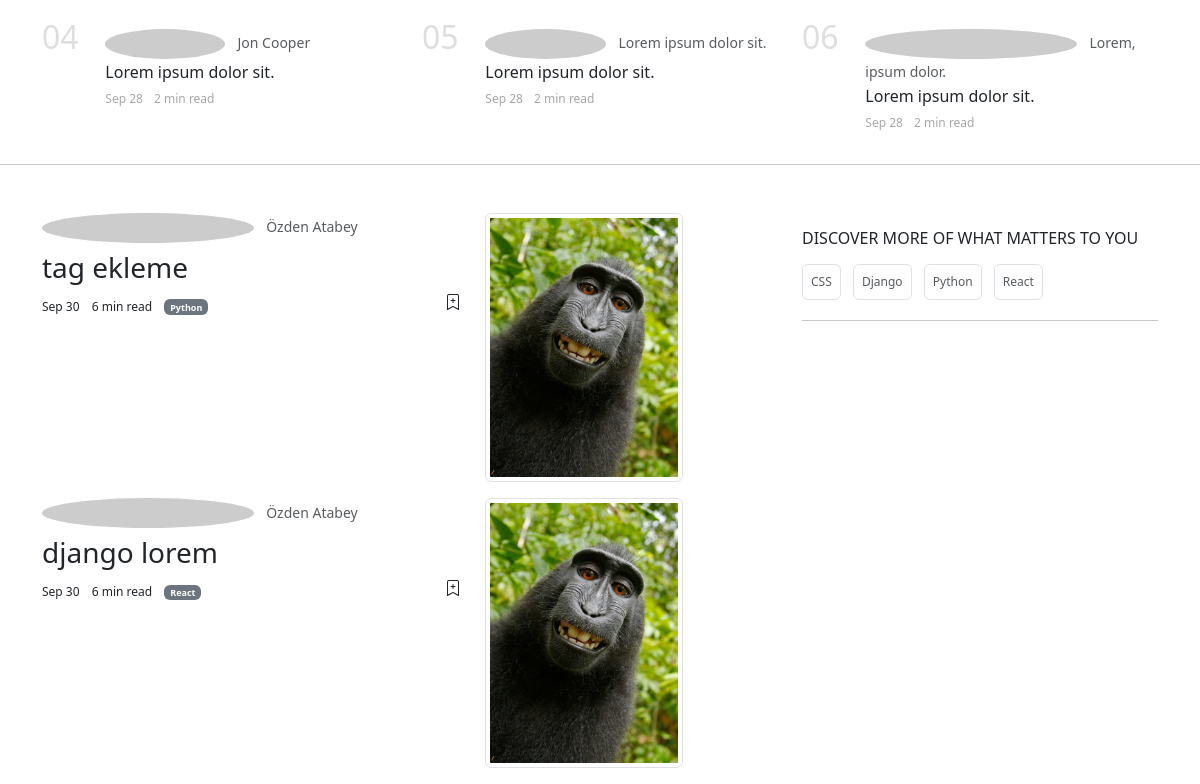
/ (lower part), run on an earlier commit of the app's database.
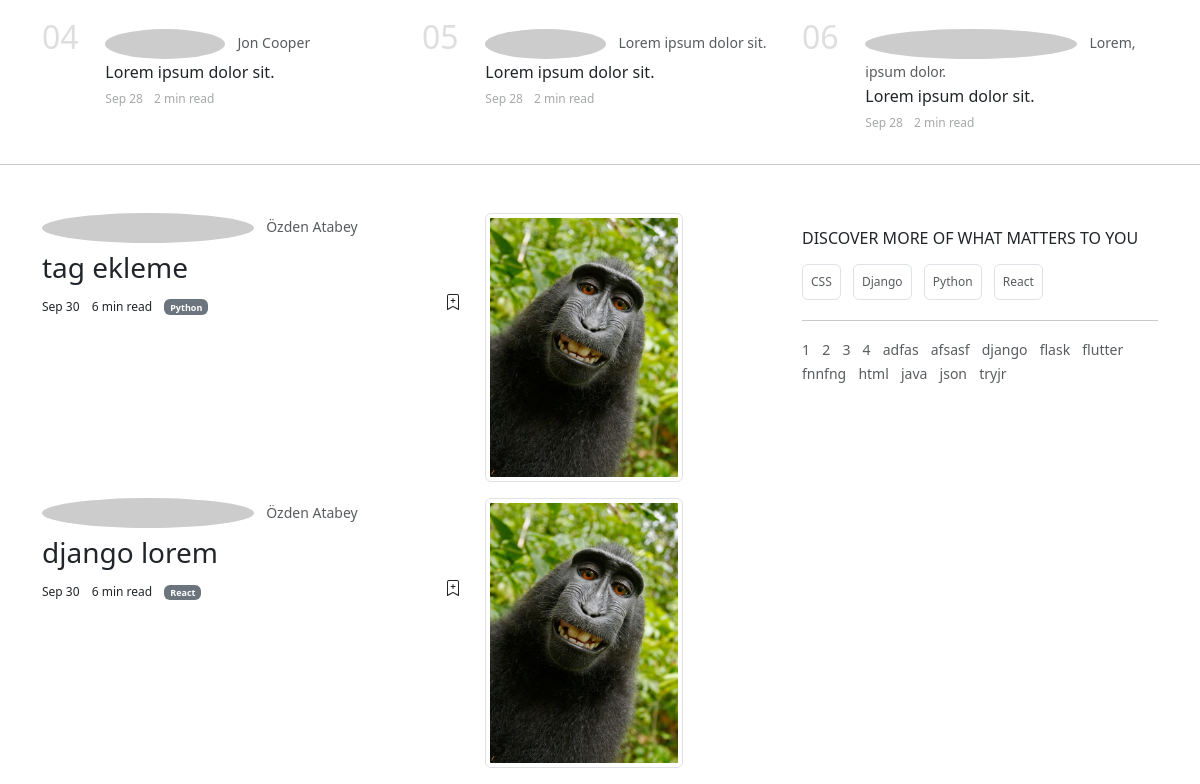
And on a later commit of the database.
### blog/models.py (models this page shows, shortened)
class CommonModel(models.Model):
    title = models.CharField(max_length=200)
    slug = AutoSlugField(populate_from='title', unique=True, )
    is_active = models.BooleanField(default=False)
    created_at = models.DateTimeField(auto_now_add=True)
    updated_at = models.DateTimeField(auto_now=True)
    class Meta:
        abstract = True
        ordering = ('title',)

class BlogPost(CommonModel):
    user = models.ForeignKey(User, on_delete=models.CASCADE)
    category = models.ForeignKey(Category, on_delete=models.SET_NULL, null=True)
    tag = models.ManyToManyField(Tag)
    cover_image = models.ImageField(upload_to='post')
    content = tinymce_models.HTMLField(blank=True, null=True)
    view_count = models.PositiveBigIntegerField(default=0)
    class Meta:
        ordering = ('-created_at',)

class Category(CommonModel):
    def __str__(self):
        return self.title

class Tag(CommonModel):
    def __str__(self):
        return self.title

### page/views.py (the view)
# urls.py: path('',home_view, name='home_view'),
def home_view(request):
    posts = BlogPost.objects.filter(is_active=True)
    tags = Tag.objects.filter(is_active=True)
    categories = Category.objects.filter(is_active=True)
    context = dict(
        posts=posts,
        tags=tags,
        categories=categories,
    )
    return render(request, 'page/home_page.html', context)

### page/templates/page/home_page.html (shortened to what the changed rows need)
{% extends 'core/base.html' %}
{% block content %}
      <section class="container">
        <div class="row">
          <article class="col-sm-4">
            <div class="row">
              <div class="col-10 mt-3">
                <div>
                  <h2 class="h6 mt-1">
                    <a href="#" class="text-decoration-none text-dark">
                      Lorem ipsum dolor sit.
                    </a>
                  </h2>
                </div>
              </div>
            </div>
          </article>
          <article class="col-sm-4">
            <div class="row">
              <div class="col-10 mt-3">
                <div>
                  <h2 class="h6 mt-1">
                    <a href="#" class="text-decoration-none text-dark">
                      Lorem ipsum dolor sit.
                    </a>
                  </h2>
                </div>
              </div>
            </div>
          </article>
          <article class="col-sm-4">
            <div class="row">
              <div class="col-10 mt-3">
                <div>
                  <h2 class="h6 mt-1">
                    <a href="#" class="text-decoration-none text-dark">
                      Lorem ipsum dolor sit.
                    </a>
                  </h2>
                </div>
              </div>
            </div>
          </article>
        </div>
      </section>
      <section class="container mt-5">
        <div class="row">
          <main class="col-sm-7">
            {% for post in posts %}
              {% include 'blog/components/post.html' %}
            {% endfor %}
          </main>
          <aside class="col-sm-4 offset-sm-1">
            <ul class="list-inline mb-3">
              {% for category in categories %}
              <li class="list-inline-item border p-2 text-muted fs-12 mb-1 rounded">{{ category.title }}</li>
              {% endfor %}
            </ul>
            <ul class="list-inline mt-3">
              {% for tag in tags %}
              <li class="list-inline-item">
                <a href="#" class="text-decoration-none text-muted fs-14">
                  {{ tag.title }}
                </a>
              </li>
              {% endfor %}
            </ul>
          </aside>
        </div>
      </section>
{% endblock content %}

### blog/templates/blog/components/post.html (shortened to what this page needs)
{% load thumbnail %}
<article class="row mb-3">
    <div class="col-sm-8">
      <div>
        <a href="{{ post.user.profile.get_absolute_url }}" class="text-decoration-none text-muted">
          <img
            src="https://picsum.photos/id/212/30/30?grayscale"
            class="rounded-circle"
            alt=""
          />
          <small class="ms-2">{{ post.user.get_full_name }}</small>
        </a>
      </div>
      <h3 class="mt-2">{{ post.title }}</h3>
      <ul class="list-inline">
        <li class="list-inline-item fs-12">Sep 30</li>
        <li class="list-inline-item fs-12">6 min read</li>
        <li class="list-inline-item fs-12">
          <span class="badge bg-secondary">{{ post.category }}</span>
        </li>
        <li class="list-inline-item fs-12 float-end">
        </li>
      </ul>
    </div>
    <div class="col-sm-4">
      <img
        src="{{ post.cover_image|thumbnail_url:'thumbnail' }}"
        alt=""
        class="w-100 img-thumbnail"
      />
    </div>
  </article>

What changed in the data, as far as the page shows it:
now on this page (row edited): Tag: title "1"
now on this page (row edited): Tag: title "2"
now on this page (row edited): Tag: title "3"
now on this page (row edited): Tag: title "4"
now on this page (row edited): Tag: title "adfas"
now on this page (row edited): Tag: title "afsasf"
now on this page (row edited): Tag: title "django"
now on this page (row edited): Tag: title "flask"
now on this page (row edited): Tag: title "flutter"
now on this page (row edited): Tag: title "fnnfng"
now on this page (row edited): Tag: title "html"
now on this page (row edited): Tag: title "java"
now on this page (row edited): Tag: title "json"
now on this page (row edited): Tag: title "tryjr"
